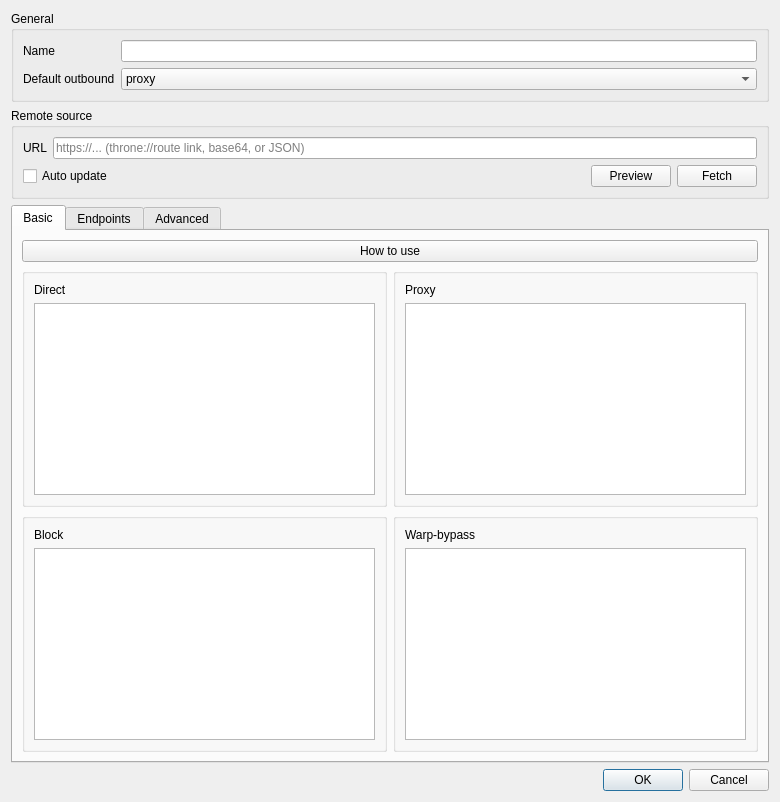
<?xml version="1.0" encoding="UTF-8"?>
<ui version="4.0">
 <class>RouteItem</class>
 <widget class="QDialog" name="RouteItem">
  <property name="geometry">
   <rect>
    <x>0</x>
    <y>0</y>
    <width>780</width>
    <height>802</height>
   </rect>
  </property>
  <property name="windowTitle">
   <string>Route Profile</string>
  </property>
  <layout class="QVBoxLayout" name="verticalLayout_3">
   <item>
    <widget class="QGroupBox" name="generalBox">
     <property name="title">
      <string>General</string>
     </property>
     <layout class="QGridLayout" name="gridLayout">
      <item row="0" column="0">
       <widget class="QLabel" name="route_name_l">
        <property name="text">
         <string>Name</string>
        </property>
       </widget>
      </item>
      <item row="0" column="1">
       <widget class="QLineEdit" name="route_name"/>
      </item>
      <item row="2" column="1">
       <widget class="QComboBox" name="def_out">
        <item>
         <property name="text">
          <string notr="true">proxy</string>
         </property>
        </item>
        <item>
         <property name="text">
          <string notr="true">direct</string>
         </property>
        </item>
        <item>
         <property name="text">
          <string notr="true">block</string>
         </property>
        </item>
        <item>
         <property name="text">
          <string notr="true">warp-bypass</string>
         </property>
        </item>
       </widget>
      </item>
      <item row="2" column="0">
       <widget class="QLabel" name="def_out_l">
        <property name="text">
         <string>Default outbound</string>
        </property>
       </widget>
      </item>
     </layout>
    </widget>
   </item>
   <item>
    <widget class="QGroupBox" name="remoteBox">
     <property name="title">
      <string>Remote source</string>
     </property>
     <layout class="QVBoxLayout" name="remoteBoxLayout">
      <item>
       <layout class="QHBoxLayout" name="remoteUrlRow">
        <item>
         <widget class="QLabel" name="remoteUrlLabel">
          <property name="text">
           <string>URL</string>
          </property>
         </widget>
        </item>
        <item>
         <widget class="QLineEdit" name="remoteUrlEdit">
          <property name="placeholderText">
           <string>https://... (throne://route link, base64, or JSON)</string>
          </property>
         </widget>
        </item>
       </layout>
      </item>
      <item>
       <layout class="QHBoxLayout" name="remoteActionRow">
        <item>
         <widget class="QCheckBox" name="autoUpdateCheck">
          <property name="toolTip">
           <string>Re-fetch this profile from the URL when subscriptions auto-update.&#10;Your local edits are overwritten on each update.</string>
          </property>
          <property name="text">
           <string>Auto update</string>
          </property>
         </widget>
        </item>
        <item>
         <spacer name="remoteActionSpacer">
          <property name="orientation">
           <enum>Qt::Orientation::Horizontal</enum>
          </property>
          <property name="sizeHint" stdset="0">
           <size>
            <width>40</width>
            <height>20</height>
           </size>
          </property>
         </spacer>
        </item>
        <item>
         <widget class="QPushButton" name="remotePreviewBtn">
          <property name="toolTip">
           <string>Fetch the URL and show the routing profile without changing the current rules.</string>
          </property>
          <property name="text">
           <string>Preview</string>
          </property>
         </widget>
        </item>
        <item>
         <widget class="QPushButton" name="remoteFetchBtn">
          <property name="toolTip">
           <string>Fetch the URL and replace the current rules with the fetched ones.</string>
          </property>
          <property name="text">
           <string>Fetch</string>
          </property>
         </widget>
        </item>
       </layout>
      </item>
     </layout>
    </widget>
   </item>
   <item>
    <widget class="QTabWidget" name="tabWidget">
     <property name="currentIndex">
      <number>0</number>
     </property>
     <widget class="QWidget" name="tab_2">
      <attribute name="title">
       <string>Basic</string>
      </attribute>
      <layout class="QVBoxLayout" name="verticalLayout_5">
       <item>
        <widget class="QPushButton" name="howtouse_button">
         <property name="text">
          <string>How to use</string>
         </property>
        </widget>
       </item>
       <item>
        <layout class="QGridLayout" name="simpleGrid">
         <item row="0" column="0">
          <widget class="QGroupBox" name="simple_direct_box">
           <layout class="QVBoxLayout" name="verticalLayout_6">
            <item>
             <widget class="QLabel" name="label">
              <property name="text">
               <string>Direct</string>
              </property>
             </widget>
            </item>
            <item>
             <widget class="QTextEdit" name="simple_direct"/>
            </item>
           </layout>
          </widget>
         </item>
         <item row="0" column="1">
          <widget class="QGroupBox" name="simple_proxy_box">
           <layout class="QVBoxLayout" name="verticalLayout_7">
            <item>
             <widget class="QLabel" name="label_2">
              <property name="text">
               <string>Proxy</string>
              </property>
             </widget>
            </item>
            <item>
             <widget class="QTextEdit" name="simple_proxy"/>
            </item>
           </layout>
          </widget>
         </item>
         <item row="1" column="0">
          <widget class="QGroupBox" name="simple_block_box">
           <layout class="QVBoxLayout" name="verticalLayout_8">
            <item>
             <widget class="QLabel" name="label_3">
              <property name="text">
               <string>Block</string>
              </property>
             </widget>
            </item>
            <item>
             <widget class="QTextEdit" name="simple_block"/>
            </item>
           </layout>
          </widget>
         </item>
         <item row="1" column="1">
          <widget class="QGroupBox" name="simple_warpbypass_box">
           <layout class="QVBoxLayout" name="verticalLayout_10">
            <item>
             <widget class="QLabel" name="label_4">
              <property name="text">
               <string>Warp-bypass</string>
              </property>
             </widget>
            </item>
            <item>
             <widget class="QTextEdit" name="simple_warpbypass"/>
            </item>
           </layout>
          </widget>
         </item>
        </layout>
       </item>
      </layout>
     </widget>
     <widget class="QWidget" name="endpointsTab">
      <attribute name="title">
       <string>Endpoints</string>
      </attribute>
      <attribute name="toolTip">
       <string>OpenVPN / OpenConnect profiles started alongside this routing profile. Traffic for the networks they advertise goes through them; everything else follows this profile's rules. Each endpoint gets a rule in the Advanced tab that you can move among your own rules. A chain endpoint can hand out one rule per inner OpenVPN / OpenConnect hop too, so traffic can be routed to a hop before the exit.</string>
      </attribute>
      <layout class="QVBoxLayout" name="endpointsTabLayout">
       <item>
        <layout class="QHBoxLayout" name="endpointsActionRow">
         <item>
          <widget class="QComboBox" name="endpointPicker">
           <property name="sizePolicy">
            <sizepolicy hsizetype="Expanding" vsizetype="Fixed">
             <horstretch>1</horstretch>
             <verstretch>0</verstretch>
            </sizepolicy>
           </property>
           <property name="sizeAdjustPolicy">
            <enum>QComboBox::SizeAdjustPolicy::AdjustToMinimumContentsLengthWithIcon</enum>
           </property>
          </widget>
         </item>
         <item>
          <widget class="QPushButton" name="endpointAddBtn">
           <property name="text">
            <string>Add</string>
           </property>
          </widget>
         </item>
         <item>
          <widget class="QPushButton" name="endpointRemoveBtn">
           <property name="text">
            <string>Remove</string>
           </property>
          </widget>
         </item>
        </layout>
       </item>
       <item>
        <widget class="QListWidget" name="endpointList"/>
       </item>
      </layout>
     </widget>
     <widget class="QWidget" name="tab">
      <attribute name="title">
       <string>Advanced</string>
      </attribute>
      <layout class="QVBoxLayout" name="verticalLayout_4">
       <item>
        <widget class="QGroupBox" name="groupBox">
         <property name="title">
          <string>Rules</string>
         </property>
         <layout class="QHBoxLayout" name="horizontalLayout_4">
          <property name="leftMargin">
           <number>0</number>
          </property>
          <property name="topMargin">
           <number>0</number>
          </property>
          <property name="rightMargin">
           <number>0</number>
          </property>
          <property name="bottomMargin">
           <number>0</number>
          </property>
          <item>
           <widget class="QFrame" name="frame">
            <property name="frameShape">
             <enum>QFrame::Shape::NoFrame</enum>
            </property>
            <property name="frameShadow">
             <enum>QFrame::Shadow::Raised</enum>
            </property>
            <layout class="QVBoxLayout" name="verticalLayout_9">
             <property name="spacing">
              <number>7</number>
             </property>
             <property name="leftMargin">
              <number>5</number>
             </property>
             <property name="topMargin">
              <number>5</number>
             </property>
             <property name="rightMargin">
              <number>5</number>
             </property>
             <property name="bottomMargin">
              <number>5</number>
             </property>
             <item>
              <widget class="QListWidget" name="route_items"/>
             </item>
             <item>
              <widget class="QWidget" name="widget_2" native="true">
               <layout class="QHBoxLayout" name="horizontalLayout_2">
                <item>
                 <widget class="QPushButton" name="new_route_item">
                  <property name="text">
                   <string>New</string>
                  </property>
                 </widget>
                </item>
                <item>
                 <widget class="QPushButton" name="moveup_route_item">
                  <property name="text">
                   <string>Move Up</string>
                  </property>
                 </widget>
                </item>
                <item>
                 <widget class="QPushButton" name="movedown_route_item">
                  <property name="text">
                   <string>Move Down</string>
                  </property>
                 </widget>
                </item>
                <item>
                 <widget class="QPushButton" name="delete_route_item">
                  <property name="text">
                   <string>Delete</string>
                  </property>
                 </widget>
                </item>
               </layout>
              </widget>
             </item>
            </layout>
           </widget>
          </item>
          <item>
           <widget class="QFrame" name="rule_attr_box">
            <layout class="QVBoxLayout" name="verticalLayout">
             <property name="leftMargin">
              <number>0</number>
             </property>
             <property name="topMargin">
              <number>5</number>
             </property>
             <property name="rightMargin">
              <number>5</number>
             </property>
             <property name="bottomMargin">
              <number>5</number>
             </property>
             <item>
              <layout class="QHBoxLayout" name="horizontalLayout_5">
               <item>
                <widget class="QLabel" name="rule_name_l">
                 <property name="text">
                  <string>Name</string>
                 </property>
                </widget>
               </item>
               <item>
                <widget class="QLineEdit" name="rule_name"/>
               </item>
              </layout>
             </item>
             <item>
              <widget class="QLabel" name="rule_preview_l">
               <property name="text">
                <string>Preview</string>
               </property>
              </widget>
             </item>
             <item>
              <widget class="QTextBrowser" name="rule_preview">
               <property name="minimumSize">
                <size>
                 <width>0</width>
                 <height>120</height>
                </size>
               </property>
               <property name="documentTitle">
                <string notr="true"/>
               </property>
               <property name="openExternalLinks">
                <bool>false</bool>
               </property>
              </widget>
             </item>
            </layout>
           </widget>
          </item>
         </layout>
        </widget>
       </item>
       <item>
        <widget class="QGroupBox" name="groupBox_2">
         <property name="title">
          <string>Rule Settings</string>
         </property>
         <layout class="QVBoxLayout" name="verticalLayout_2">
          <property name="spacing">
           <number>7</number>
          </property>
          <property name="leftMargin">
           <number>0</number>
          </property>
          <property name="topMargin">
           <number>0</number>
          </property>
          <property name="rightMargin">
           <number>0</number>
          </property>
          <property name="bottomMargin">
           <number>0</number>
          </property>
          <item>
           <layout class="QHBoxLayout" name="horizontalLayout_action">
            <property name="leftMargin">
             <number>4</number>
            </property>
            <property name="rightMargin">
             <number>4</number>
            </property>
            <item>
             <widget class="QLabel" name="rule_action_l">
              <property name="text">
               <string>Action</string>
              </property>
             </widget>
            </item>
            <item>
             <widget class="QComboBox" name="rule_action_combo"/>
            </item>
           </layout>
          </item>
          <item>
           <widget class="QLabel" name="rule_managed_note">
            <property name="text">
             <string>This rule is managed by the Endpoints tab. You can only move it.</string>
            </property>
            <property name="wordWrap">
             <bool>true</bool>
            </property>
           </widget>
          </item>
          <item>
           <widget class="QTabWidget" name="rule_attr_tabs">
            <property name="sizePolicy">
             <sizepolicy hsizetype="Preferred" vsizetype="Preferred">
              <horstretch>0</horstretch>
              <verstretch>0</verstretch>
             </sizepolicy>
            </property>
            <property name="minimumSize">
             <size>
              <width>0</width>
              <height>100</height>
             </size>
            </property>
            <property name="currentIndex">
             <number>-1</number>
            </property>
           </widget>
          </item>
         </layout>
        </widget>
       </item>
      </layout>
     </widget>
    </widget>
   </item>
   <item>
    <widget class="QDialogButtonBox" name="buttonBox">
     <property name="standardButtons">
      <set>QDialogButtonBox::StandardButton::Cancel|QDialogButtonBox::StandardButton::Ok</set>
     </property>
    </widget>
   </item>
  </layout>
 </widget>
 <resources/>
 <connections/>
</ui>
